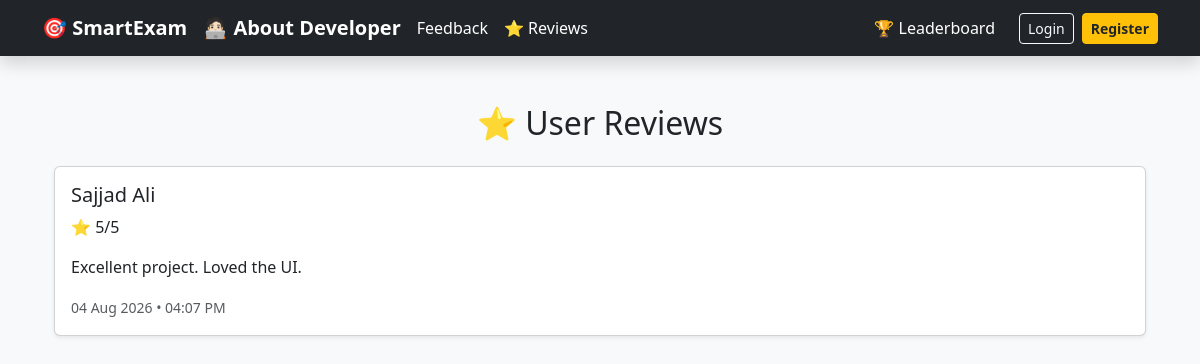
The app's page /reviews/ with its own data.
### exam/models.py (models this page shows, shortened)
class Feedback(models.Model):
    name = models.CharField(max_length=100)
    email = models.EmailField(blank=True, null=True)
    rating = models.IntegerField()
    message = models.TextField()
    created_at = models.DateTimeField(auto_now_add=True)

### exam/views.py (the view)
# urls.py: path("reviews/", views.reviews_view, name="reviews"),
def reviews_view(request):
    reviews = Feedback.objects.order_by("-created_at")
    return render(
        request,
        "exam/reviews.html",
        {
            "reviews": reviews
        }
    )

### exam/templates/exam/reviews.html (shortened to what this page needs)
{% extends 'exam/base.html' %}
{% block content %}
<div class="container mt-5">
    <h2 class="text-center mb-4">
        ⭐ User Reviews
    </h2>
    {% if reviews %}
        {% for review in reviews %}
        <div class="card shadow-sm mb-3">
            <div class="card-body">
                <h5>{{ review.name }}</h5>
                <p>
                    ⭐ {{ review.rating }}/5
                </p>
                <p>{{ review.message }}</p>
                <small class="text-muted">
                    {{ review.created_at|date:"d M Y • h:i A" }}
                </small>
            </div>
        </div>
        {% endfor %}
    {% else %}
        <div class="alert alert-info text-center">
            No reviews yet.
        </div>
    {% endif %}
</div>
{% endblock %}

### records on screen
Feedback: name "Sajjad Ali", rating "5", message "Excellent project. Loved the UI.", created_at "04 Aug 2026 • 04:07 PM"
